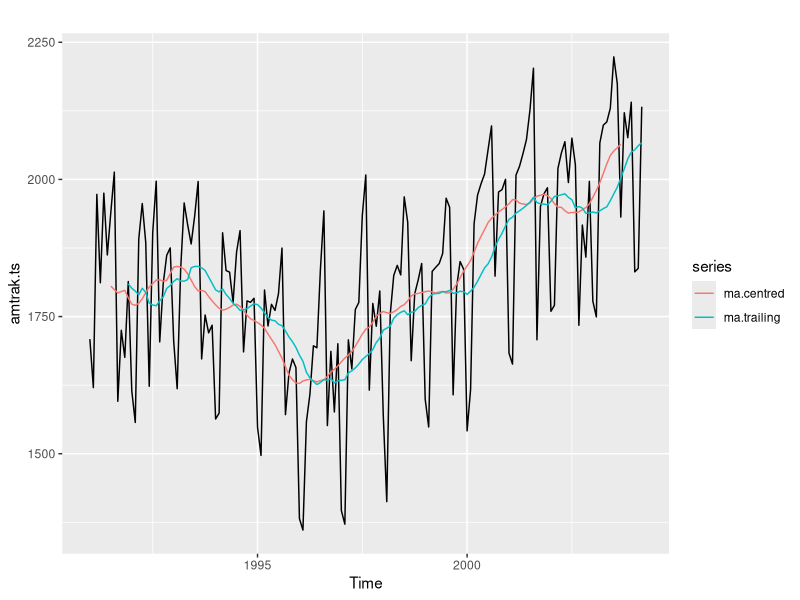
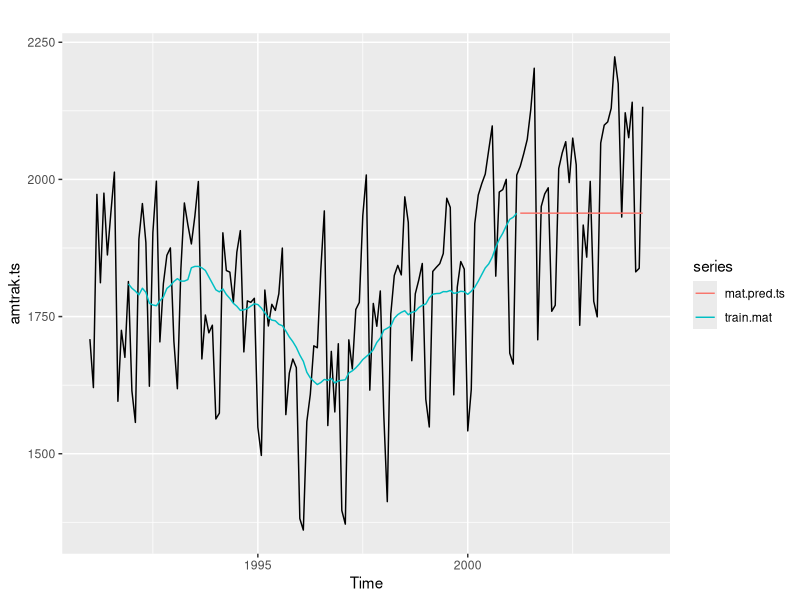
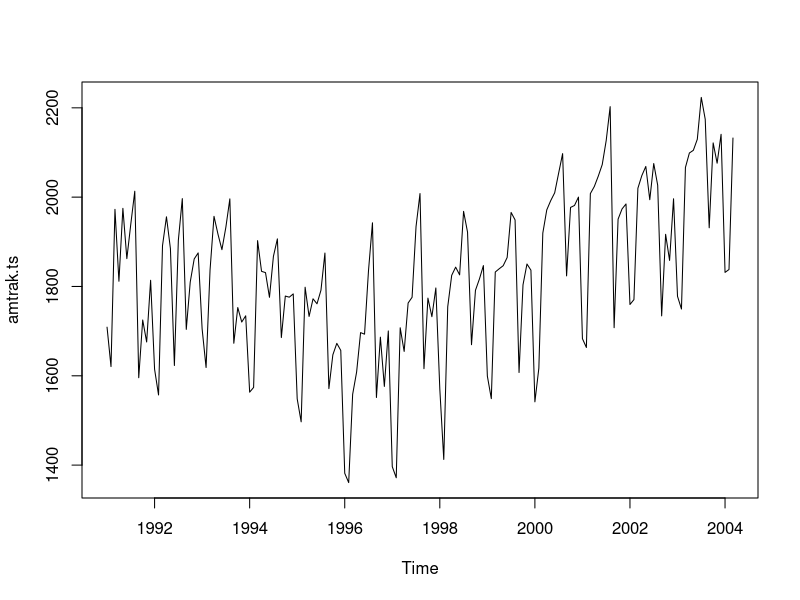
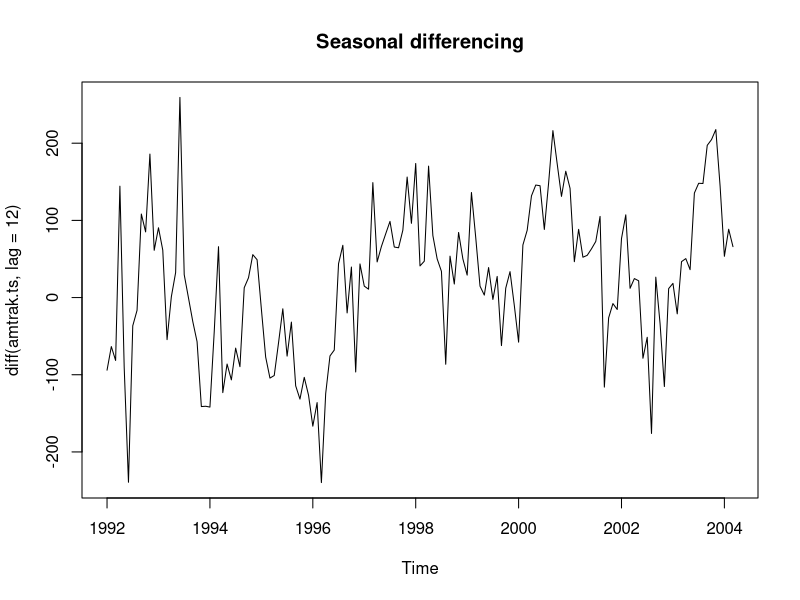
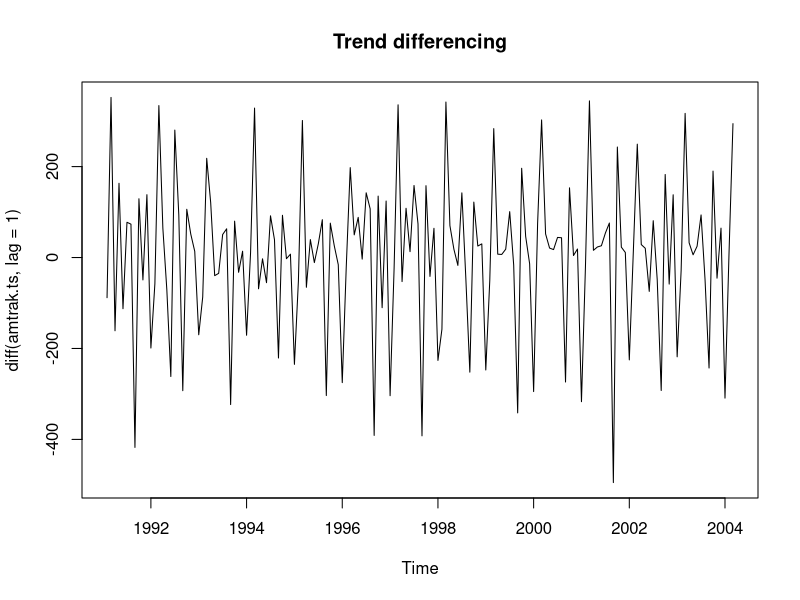
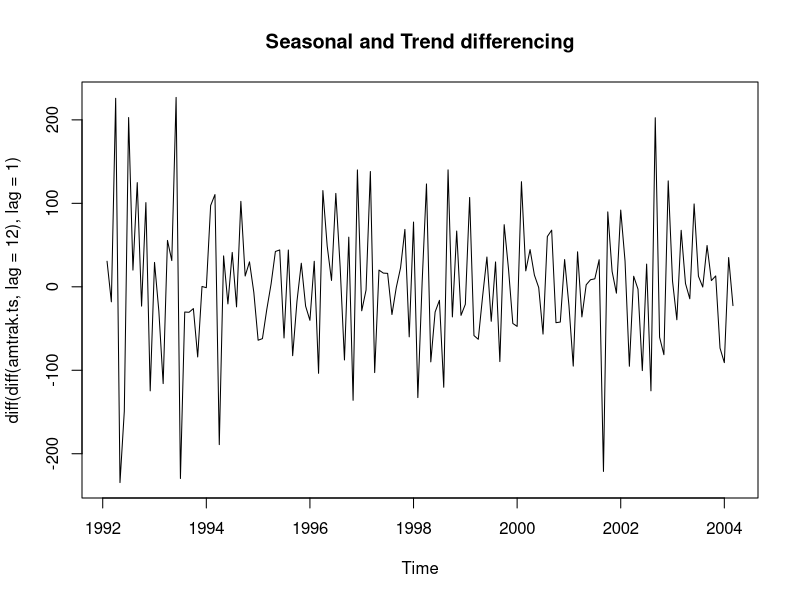
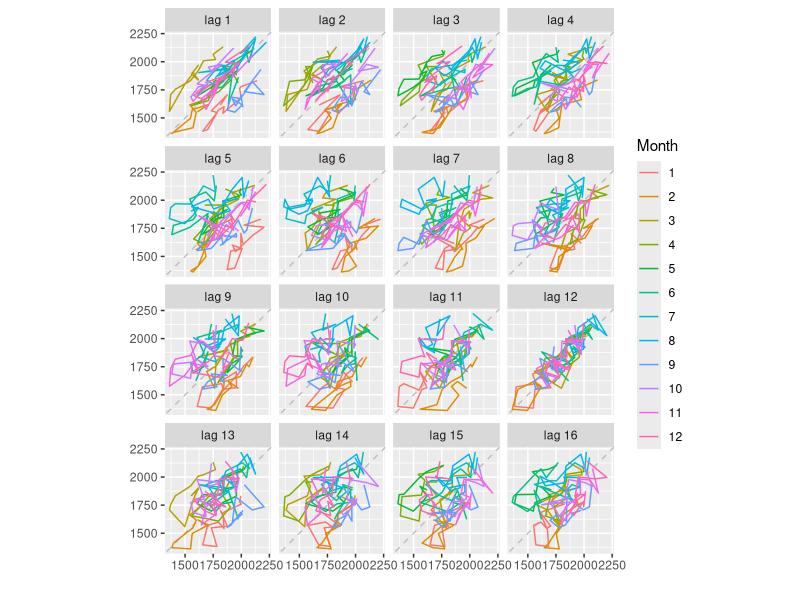
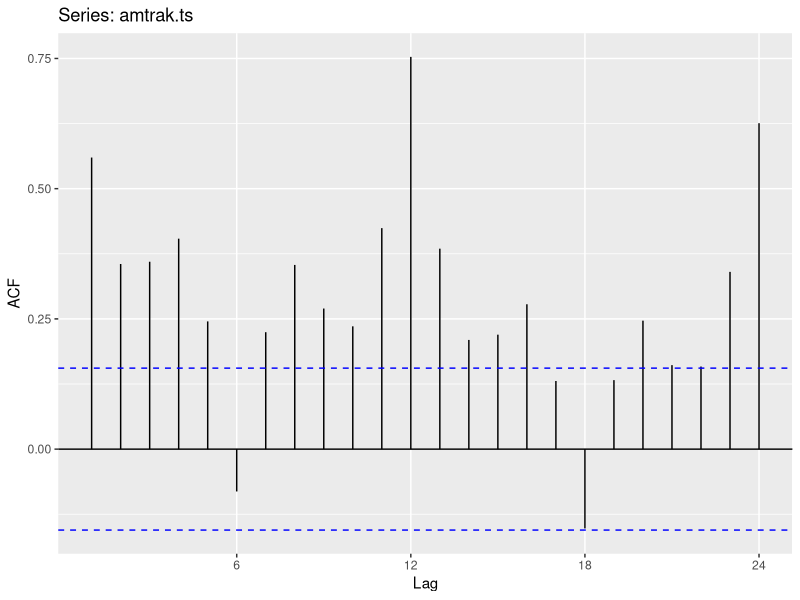

These charts were generated, in order, by the following R code:
## ---- chunk 1
knitr::opts_chunk$set(echo = TRUE)
library(tidyverse)
library(forecast)
library(zoo)

setwd(getwd())
## ---- chunk 2
amtrak <- read.csv("data/Amtrak.csv") #read in data
amtrak.ts <- ts(amtrak$Ridership, start = c(1991, 1), end = c(2004, 3), frequency = 12)

# the forecast package contains a function, ma(), for calculating centred moving averages
ma.centred <- ma(amtrak.ts, 
                 order = 12 # this is the window argument
              )
# the zoo package contains a function, rollmean(), for calculating a trailing moving average
ma.trailing <- rollmean(amtrak.ts,
                        k = 12, # this is the window argument
                        align = "right" # this sets to trailing average
                        )
# we can plot these using autoplot() and autolayer(), which is less verbose than base plot
autoplot(amtrak.ts) +
  autolayer(ma.centred) +
  autolayer(ma.trailing)
## ---- chunk 3
train.ts <- window(amtrak.ts, end = c(1991, length(amtrak.ts) - 36))
train.mat <- rollmean(train.ts, 
                      k = 12, # set window to 1 year
                      align = "right")
last.mat <- tail(train.mat, 1) # take the final value to forecast
mat.pred.ts <- ts(rep(last.mat, 36), # make ts of moving average forecast
                  start = c(1991, length(amtrak.ts) - 35), 
                  end = c(1991, length(amtrak.ts)), 
                  freq = 12) 

autoplot(amtrak.ts) + # plot trailing moving average and forecast
  autolayer(train.mat) + 
  autolayer(mat.pred.ts)
## ---- chunk 4
# the diff() function performs lagging on data
plot(amtrak.ts)
plot(diff(amtrak.ts, lag = 12), main = "Seasonal differencing") # removes seasonality
plot(diff(amtrak.ts, lag = 1), main = "Trend differencing") # removes a linear trend
plot(diff(diff(amtrak.ts, lag = 12), lag = 1), 
     main = "Seasonal and Trend differencing") # removes trend and seasonality

# the forecast package contains the gglagplot() function, which will provide a faceted plot
# containing different lags
gglagplot(amtrak.ts, 
          #set.lags = c(1, 12) # the set.lags argument allows specific lags to be supplied
          )

# the forecast package also contains the ggAcf() function, which plots autocorrelation. When
# lagged values lie outside the error bars, they are considered significant. In general, 
# white noise data (i.e. data without seasonality) would be expected to lie within the error
# bars 95% of the time.
ggAcf(amtrak.ts)
## ---- chunk 5
diff.twice <- diff(diff(amtrak.ts, lag = 12), lag = 1) # lag twice to remove trend and seasonality

train.twice <- window(diff.twice, end = c(1991, length(diff.twice) - 36))

# the ses() function in forecast performs simple exponential smoothing
train.ses <- ses(train.twice, 
                 alpha = 0.2, # alpha can be set manually
                 h = 36) 

checkresiduals(train.ses) # the checkresiduals() function in forecast provides useful plots of residuals, as well as the Ljung-Box test statistic.

autoplot(train.ses) +
  autolayer(fitted(train.ses))
## ---- chunk 6
train.ets <- ets(train.ts) # the ets() function picks the best model
ets.fc <- forecast(train.ets, h = 36) # to obtain forecast values we use the forecast() function

checkresiduals(ets.fc)

autoplot(ets.fc) + 
  autolayer(amtrak.ts, colour = FALSE) +
  theme(legend.position = "none")

accuracy(ets.fc, amtrak.ts)
accuracy(snaive(train.ts, h = 36), amtrak.ts)
## ---- chunk 7
aps <- read.csv("data/ApplianceShipments.csv")
aps.ts <- ts(aps[,-c(1, 3, 4)], start = c(1985, 1), frequency = 4)
autoplot(aps.ts, ylab = "millions of USD", main = "Shipments of Household Appliances")
## ---- chunk 8
gglagplot(aps.ts)
ggAcf(aps.ts)
plot(diff(diff(aps.ts, lag = 4), lag = 4), main = "Appliance Data, double-lagged (-4,-4)")
ggAcf(diff(diff(aps.ts, lag = 4), lag = 4))
## ---- chunk 9
autoplot(aps.ts) +
  autolayer(ma(aps.ts, order = 4))
## ---- chunk 10
aps.train <- subset(aps.ts, end = length(aps.ts) - 4)
aps.ets <- ets(aps.train, 
               #model = "AAA"
               )
aps.fc <- forecast(aps.ets, h = 4)

checkresiduals(aps.fc)

autoplot(aps.fc) + 
  autolayer(aps.ts, colour = FALSE) +
  theme(legend.position = "none")

accuracy(aps.fc, aps.ts)
accuracy(snaive(aps.train, h = 4), aps.ts)
